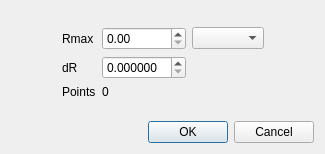
<?xml version="1.0" encoding="UTF-8"?>
<ui version="4.0">
 <class>PdfDialog</class>
 <widget class="QDialog" name="PdfDialog">
  <property name="geometry">
   <rect>
    <x>0</x>
    <y>0</y>
    <width>325</width>
    <height>154</height>
   </rect>
  </property>
  <property name="windowTitle">
   <string>PDF parameters</string>
  </property>
  <layout class="QVBoxLayout" name="verticalLayout">
   <item>
    <widget class="QWidget" name="widget" native="true">
     <layout class="QGridLayout" name="gridLayout">
      <property name="leftMargin">
       <number>0</number>
      </property>
      <property name="topMargin">
       <number>0</number>
      </property>
      <property name="rightMargin">
       <number>0</number>
      </property>
      <property name="bottomMargin">
       <number>0</number>
      </property>
      <item row="0" column="0">
       <spacer name="verticalSpacer">
        <property name="orientation">
         <enum>Qt::Vertical</enum>
        </property>
        <property name="sizeHint" stdset="0">
         <size>
          <width>20</width>
          <height>40</height>
         </size>
        </property>
       </spacer>
      </item>
      <item row="1" column="4">
       <spacer name="horizontalSpacer_2">
        <property name="orientation">
         <enum>Qt::Horizontal</enum>
        </property>
        <property name="sizeHint" stdset="0">
         <size>
          <width>40</width>
          <height>20</height>
         </size>
        </property>
       </spacer>
      </item>
      <item row="3" column="1">
       <widget class="QLabel" name="label_3">
        <property name="text">
         <string>Points</string>
        </property>
       </widget>
      </item>
      <item row="1" column="0">
       <spacer name="horizontalSpacer">
        <property name="orientation">
         <enum>Qt::Horizontal</enum>
        </property>
        <property name="sizeHint" stdset="0">
         <size>
          <width>40</width>
          <height>20</height>
         </size>
        </property>
       </spacer>
      </item>
      <item row="1" column="2">
       <widget class="QDoubleSpinBox" name="rmax">
        <property name="decimals">
         <number>2</number>
        </property>
       </widget>
      </item>
      <item row="4" column="2">
       <spacer name="verticalSpacer_2">
        <property name="orientation">
         <enum>Qt::Vertical</enum>
        </property>
        <property name="sizeHint" stdset="0">
         <size>
          <width>20</width>
          <height>40</height>
         </size>
        </property>
       </spacer>
      </item>
      <item row="3" column="2">
       <widget class="QLabel" name="points">
        <property name="text">
         <string notr="true">0</string>
        </property>
       </widget>
      </item>
      <item row="2" column="1">
       <widget class="QLabel" name="label_2">
        <property name="toolTip">
         <string>Resolution of the historgram</string>
        </property>
        <property name="statusTip">
         <string>Resolution of the historgram</string>
        </property>
        <property name="whatsThis">
         <string>Resolution of the historgram</string>
        </property>
        <property name="text">
         <string notr="true">dR</string>
        </property>
       </widget>
      </item>
      <item row="2" column="2">
       <widget class="QDoubleSpinBox" name="dr">
        <property name="decimals">
         <number>6</number>
        </property>
        <property name="singleStep">
         <double>0.000100000000000</double>
        </property>
       </widget>
      </item>
      <item row="1" column="1">
       <widget class="QLabel" name="label">
        <property name="toolTip">
         <string>Maximum radius</string>
        </property>
        <property name="statusTip">
         <string>Maximum radius used to find neighbours</string>
        </property>
        <property name="whatsThis">
         <string>Maximum radius  used to find neighbours</string>
        </property>
        <property name="text">
         <string notr="true">Rmax</string>
        </property>
       </widget>
      </item>
      <item row="1" column="3">
       <widget class="DistanceUnitCombo" name="unit"/>
      </item>
     </layout>
    </widget>
   </item>
   <item>
    <widget class="QDialogButtonBox" name="buttonBox">
     <property name="orientation">
      <enum>Qt::Horizontal</enum>
     </property>
     <property name="standardButtons">
      <set>QDialogButtonBox::Cancel|QDialogButtonBox::Ok</set>
     </property>
    </widget>
   </item>
  </layout>
 </widget>
 <customwidgets>
  <customwidget>
   <class>DistanceUnitCombo</class>
   <extends>QComboBox</extends>
   <header>tools/distanceunitcombo.h</header>
  </customwidget>
 </customwidgets>
 <resources/>
 <connections>
  <connection>
   <sender>buttonBox</sender>
   <signal>accepted()</signal>
   <receiver>PdfDialog</receiver>
   <slot>accept()</slot>
   <hints>
    <hint type="sourcelabel">
     <x>248</x>
     <y>254</y>
    </hint>
    <hint type="destinationlabel">
     <x>157</x>
     <y>274</y>
    </hint>
   </hints>
  </connection>
  <connection>
   <sender>buttonBox</sender>
   <signal>rejected()</signal>
   <receiver>PdfDialog</receiver>
   <slot>reject()</slot>
   <hints>
    <hint type="sourcelabel">
     <x>316</x>
     <y>260</y>
    </hint>
    <hint type="destinationlabel">
     <x>286</x>
     <y>274</y>
    </hint>
   </hints>
  </connection>
 </connections>
</ui>
